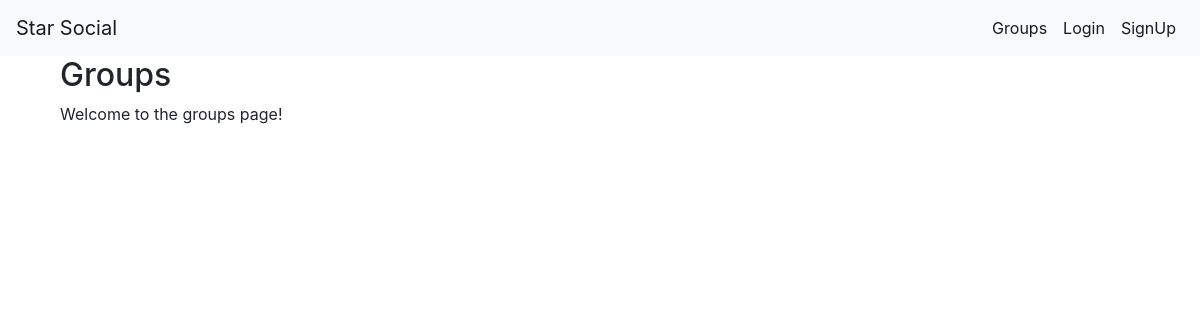
The page /groups/ on the database as committed earlier.
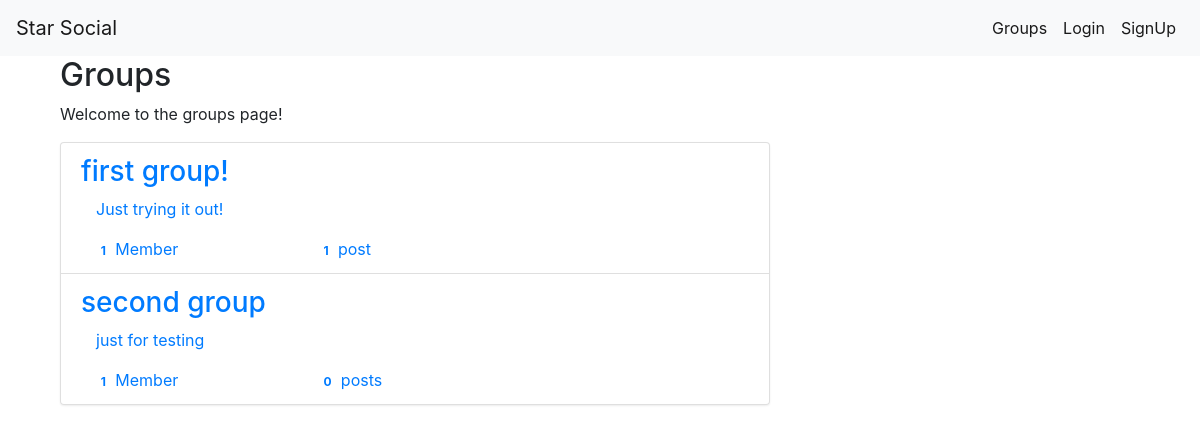
The same page on the database as committed later.
### groups/models.py (models this page shows, shortened)
class Group(models.Model):
    name = models.CharField(max_length=255, unique=True)
    slug = models.SlugField(allow_unicode=True, unique=True)
    description = models.TextField(blank=True, default='')
    description_html = models.TextField(editable=False, default='', blank=True)
    members = models.ManyToManyField(User, through='GroupMember')
    class Meta:
        ordering = ['name']

### groups/views.py (the view)
# urls.py: path('', views.ListGroups.as_view(), name='all'),
class ListGroups(generic.ListView):
    model = Group

### groups/templates/groups/group_list.html (shortened to what this page needs)
 {% extends "groups/group_base.html" %}
{% block pregroup %}
<div class="col-md-4">
    <div class="content">
        <h2>Groups</h2>
        <p>Welcome to the groups page!</p>
    </div>
</div>
{% endblock %}
{% block group_content %}
<div class="col-md-8">
    <div class="list-group">
        {% for group in object_list %}
            <a href="{% url 'groups:single' slug=group.slug %}" class="list-group-item">
                <h3 class="title list-group-item-heading">{{group.name}}</h3>
                <div class="list-group-item-text container-fluid">
                    {{group.description_html|safe}}
                    <div class="row">
                        <div class="col-md-4">
                            <span class="badge">{{group.members.count}}</span>
                            Member{{group.members.count|pluralize}}
                        </div>
                        <div class="col-md-4">
                            <span class="badge">{{group.posts.count}}</span>
                            post{{group.posts.count|pluralize}}
                        </div>
                    </div>
                </div>
            </a>
        {% endfor %}
    </div>
</div>
{% endblock %}

### groups/templates/groups/group_base.html (shortened to what this page needs)
{% extends 'base.html' %}
{% block content %}
<div class="container">
    <div class="row" style="display:inherit;">
        {% block pregroup %} {% endblock %}
        {% block group_content %} {% endblock %}
    </div>
</div>
{% endblock %}

### templates/base.html (shortened to what this page needs)
<!DOCTYPE html>
{% load static %}
<html lang="en" dir="ltr">
    <head>
        <link rel="stylesheet" href="https://stackpath.bootstrapcdn.com/bootstrap/4.3.1/css/bootstrap.min.css">
        <link rel="stylesheet" href="https://maxcdn.bootstrapcdn.com/bootstrap/3.3.7/css/bootstrap-theme.min.css">
        <link rel="stylesheet" href="{% static 'social_media/css/master.css' %}">
    </head>
    <body>
        <nav class="navbar navbar-expand-lg navbar-light bg-light mynav" role="navigation" id="navbar">
            <a href="{% url 'home' %}" class="navbar-brand mynav">Star Social</a>
            <div class="collapse navbar-collapse" id="navbarNavAltMarkup">
                <div class="navbar-nav ml-auto">
                    {% if user.is_authenticated %}
                        <a class="nav-item nav-link active" href="{% url 'posts:create' %}">Post</a>
                        <a class="nav-item nav-link active" href="{% url 'groups:all' %}">Groups</a>
                        <a class="nav-item nav-link active" href="{% url 'groups:create' %}">Create Groups</a>
                        <a class="nav-item nav-link active" href="{% url 'accounts:logout' %}">Logout</a>
                    {% else %}
                        <a class="nav-item nav-link active" href="{% url 'groups:all' %}">Groups</a>
                        <a class="nav-item nav-link active" href="{% url 'accounts:login' %}">Login</a>
                        <a class="nav-item nav-link active" href="{% url 'accounts:signup' %}">SignUp</a>
                    {% endif %}
                </div>
            </div>
        </nav>
        <div class="container mycontent">
            {% block content %}
            {% endblock %}
        </div>
    </body>
</html>

Rows that differ between the two databases and show on the page:
added Group: name "first group!", description_html "Just trying it out!", members.count "1", posts.count "1"
added Group: name "second group", description_html "just for testing", members.count "1", posts.count "0"
